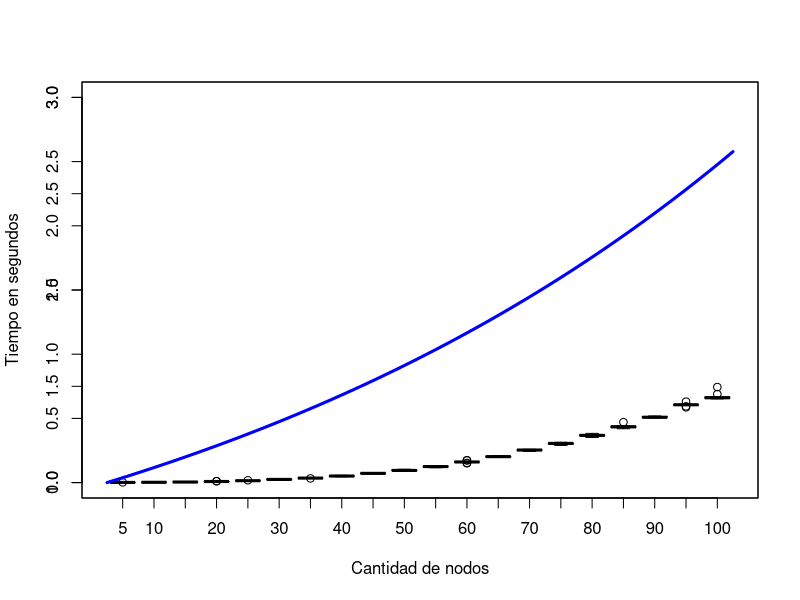
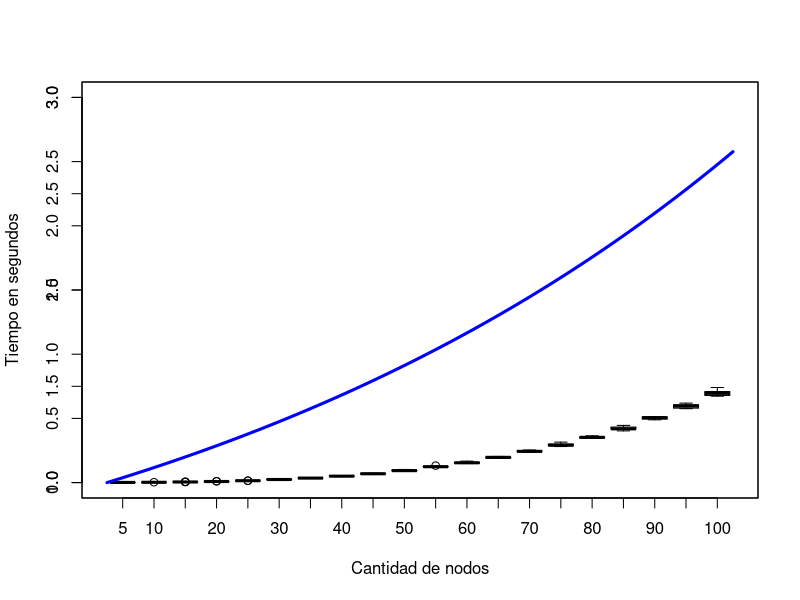

Write R code to recreate these figures, in order.
NoDirigido <- read.csv("TiempoNoDir.csv", header = FALSE)
Dirigido <- read.csv("TiempoDir.csv", header = FALSE)

TiempoNoDir <- data.frame()
for(i in 1:20){
	TiempoNoDir <- rbind(TiempoNoDir, NoDirigido[((10 * i) - 9): (10 *i),])
}
print(shapiro.test(TiempoNoDir[,1]))

pdf("TiempoNoDirFinal.pdf")
boxplot(t(TiempoNoDir), xaxt = "n", ylim = c(0,3), xlab = c("Cantidad de nodos"), ylab = c("Tiempo en segundos"))
axis(1, at = 1:20, labels = seq(5, 100, 5))
par(new = TRUE)
plot(exp, xlab = "", ylab = "", col = "blue", lwd = 3, xaxt = "n", ylim = c(1, 3))

TiempoDir <- data.frame()
for(i in 1:20){
	TiempoDir <- rbind(TiempoDir, Dirigido[((10 * i) - 9): (10 *i),])
}
print(shapiro.test(TiempoDir[,1]))

pdf("TiempoDirFinal.pdf")
boxplot(t(TiempoDir), xaxt = "n", ylim = c(0,3), xlab = c("Cantidad de nodos"), ylab = c("Tiempo en segundos"))
axis(1, at = 1:20, labels = seq(5, 100, 5))
par(new = TRUE)
plot(exp, xlab = "", ylab = "", col = "blue", lwd = 3, xaxt = "n", ylim = c(1, 3))
graphics.off()
